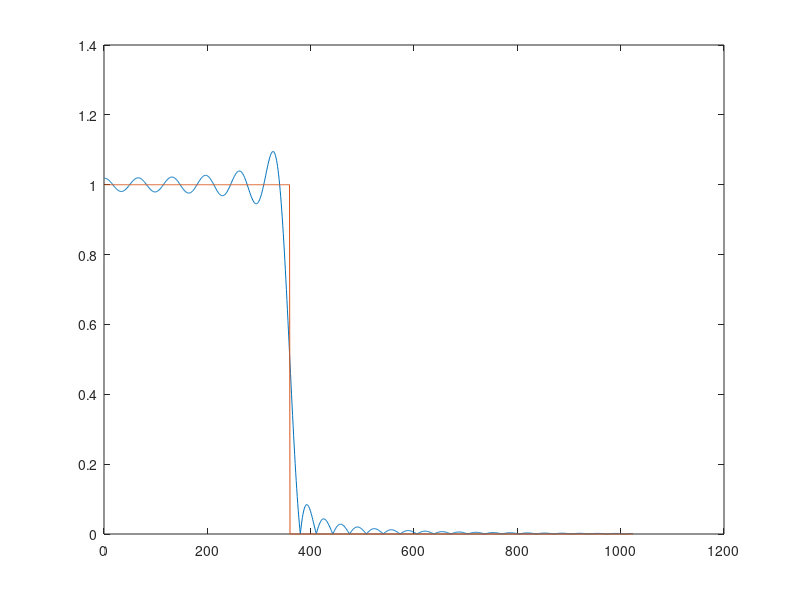

Reproduce this figure in MATLAB.
clear all; clc; close all
N = 32; % フィルタ係数の数（フィルタ長2N-2）
L = 1024 ; % 周波数サンプル数
dw = pi/(L-1);
wp = 0.35; % 通過域のエッジ
pe = ceil(wp*L);
d = [ones(pe,1); zeros(L-pe,1)]; % 所望特性（ローパスフィルタ）
Q = [ones(L,1) cos((0:L-1)'*(1:(N-1))*dw)]; % 基底周波数成分を並べた行列
a = (transpose(Q)*Q)\(transpose(Q)*d); % 最小自乗法によるフィルタ係数の推定
coef = [flipud(a(2:end))/2; a(1); a(2:end)/2]; 
% フィルタ係数の対称性より、長さ2N-2のフィルタ係数を導出
H = fft(coef, 2*L); % 設計したフィルタの周波数特性H
figure(1);plot(1:length(H(1:L)),abs(H(1:L)), 1:length(H(1:L)), d)